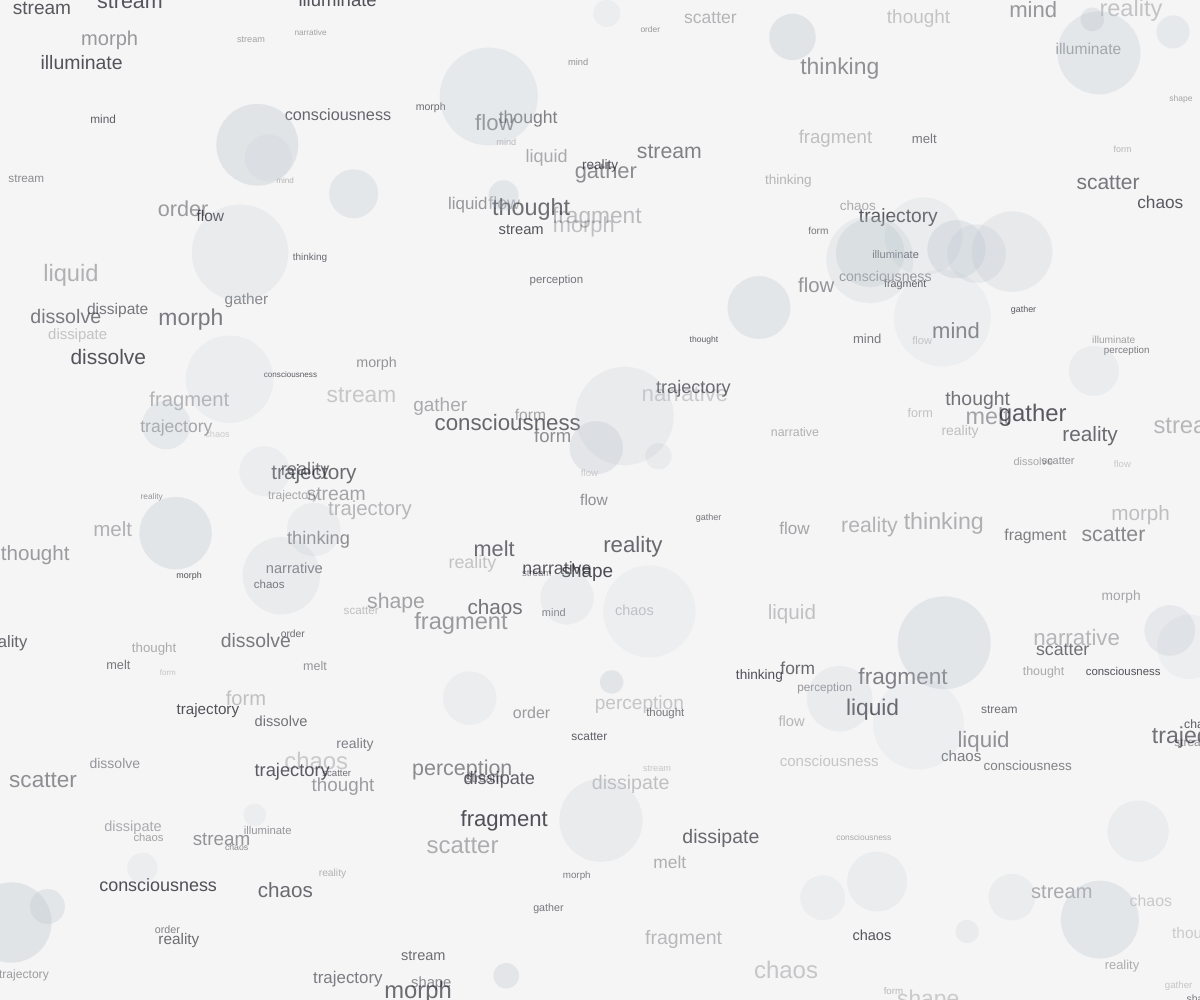
Frame 1 (no input)
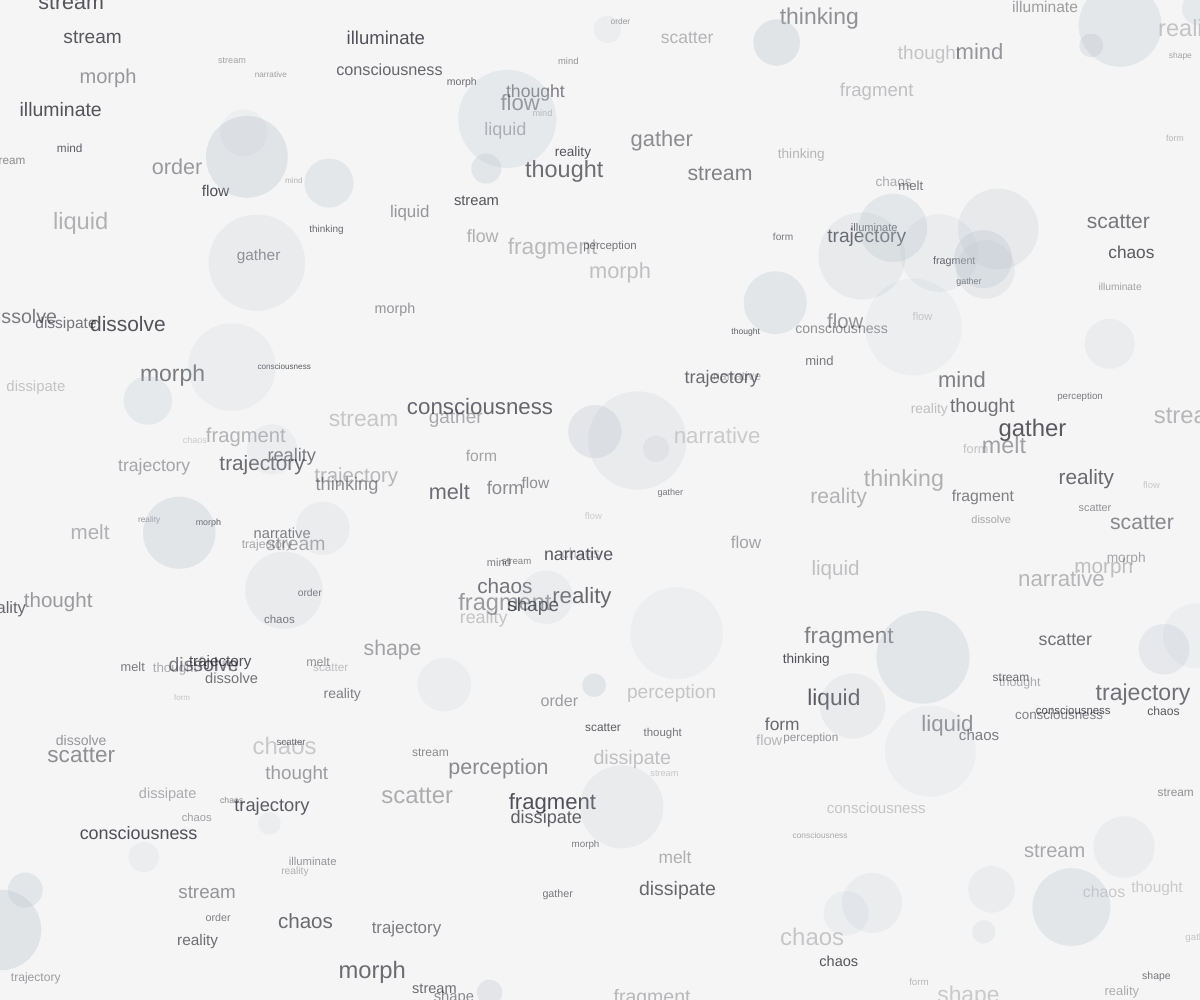
Frame 60 (no input)
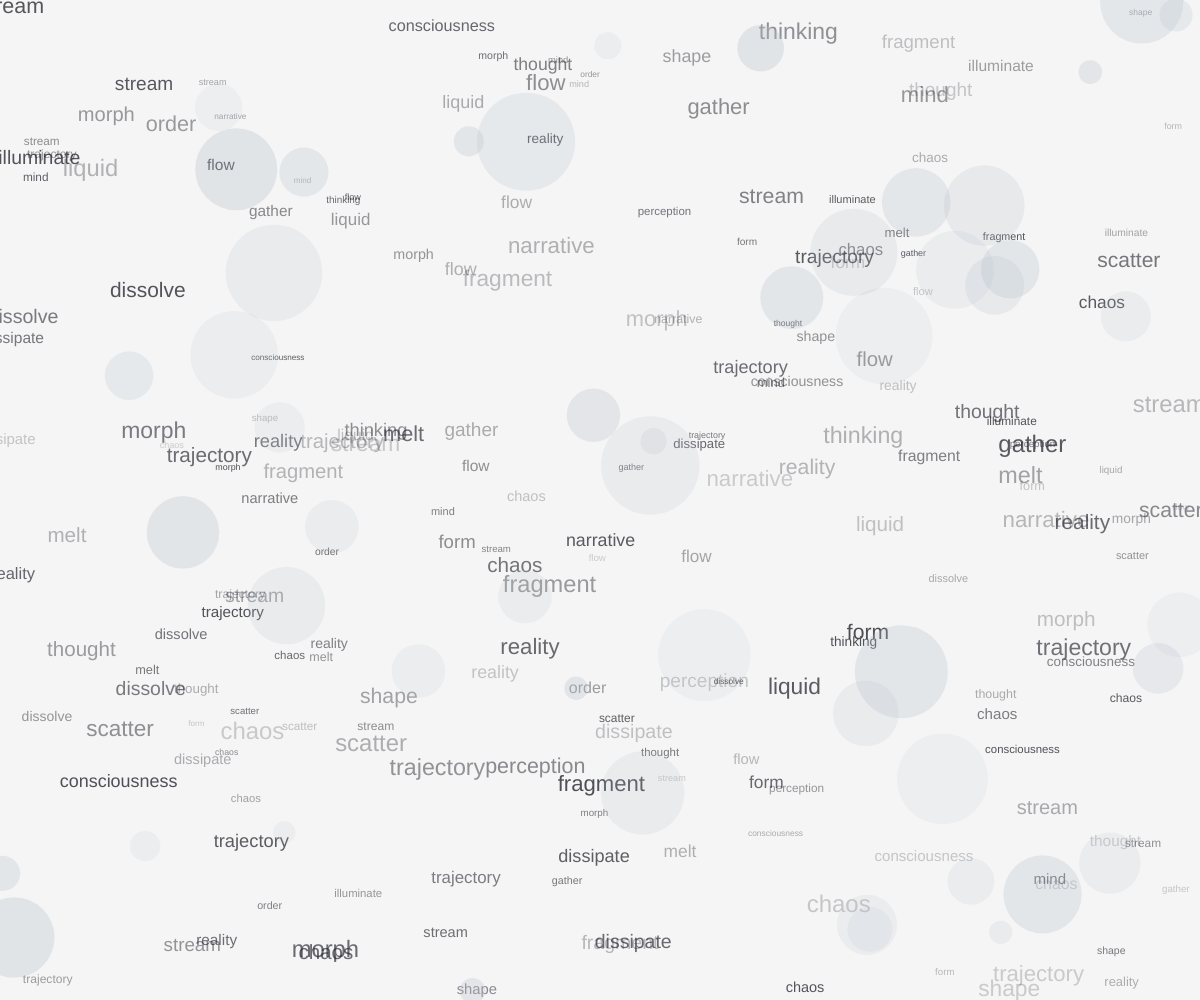
Frame 120 (the mouse pressed at the canvas centre since frame 60)

The p5.js sketch that drew these frames (run headless with seeded random() and noise() and a simulated clock; from frame 60 on, the mouse is pressed at the canvas centre):

// p5.js sketch
// ── sketch.js
let fragments = [];
let shapes = [];
let textPool = [
  "thought", "stream", "consciousness", "flow", "liquid", "morph",
  "fragment", "shape", "melt", "form", "dissolve", "gather",
  "scatter", "illuminate", "dissipate", "trajectory", "narrative",
  "chaos", "order", "thinking", "mind", "perception", "reality"
];

function setup() {
  createCanvas(windowWidth, windowHeight);
  noStroke();
  
  // Initialize fragments
  for (let i = 0; i < 200; i++) {
    fragments.push({
      x: random(width),
      y: random(height),
      text: random(textPool),
      size: random(8, 24),
      vx: random(-1, 1),
      vy: random(-1, 1),
      alpha: random(50, 200),
      life: random(100, 300)
    });
  }
  
  // Initialize shapes
  for (let i = 0; i < 50; i++) {
    shapes.push({
      x: random(width),
      y: random(height),
      size: random(20, 100),
      vx: random(-0.5, 0.5),
      vy: random(-0.5, 0.5),
      alpha: random(30, 80),
      life: random(200, 600)
    });
  }
}

function draw() {
  background(245);
  
  // Update and display fragments
  for (let i = fragments.length - 1; i >= 0; i--) {
    let f = fragments[i];
    
    // Apply movement
    f.x += f.vx;
    f.y += f.vy;
    
    // Boundary check
    if (f.x < 0 || f.x > width) f.vx *= -1;
    if (f.y < 0 || f.y > height) f.vy *= -1;
    
    // Fade out over time
    f.life--;
    if (f.life <= 0) {
      fragments.splice(i, 1);
      // Add new fragment
      fragments.push({
        x: random(width),
        y: random(height),
        text: random(textPool),
        size: random(8, 24),
        vx: random(-1, 1),
        vy: random(-11, 1),
        alpha: random(50, 200),
        life: random(100, 300)
      });
    } else {
      fill(30, 30, 40, f.alpha);
      textSize(f.size);
      textAlign(CENTER, CENTER);
      text(f.text, f.x, f.y);
    }
  }
  
  // Update and display shapes
  for (let i = shapes.length - 1; i >= 0; i--) {
    let s = shapes[i];
    
    // Apply movement
    s.x += s.vx;
    s.y += s.vy;
    
    // Boundary check
    if (s.x < 0 || s.x > width) s.vx *= -1;
    if (s.y < 0 || s.y > height) s.vy *= -1;
    
    // Fade out over time
    s.life--;
    if (s.life <= 0) {
      shapes.splice(i, 1);
      // Add new shape
      shapes.push({
        x: random(width),
        y: random(height),
        size: random(20, 100),
        vx: random(-0.5, 0.5),
        vy: random(-0.5, 0.5),
        alpha: random(30, 80),
        life: random(200, 600)
      });
    } else {
      fill(180, 190, 200, s.alpha);
      ellipse(s.x, s.y, s.size, s.size);
    }
  }
}

function windowResized() {
  resizeCanvas(windowWidth, windowHeight);
}
